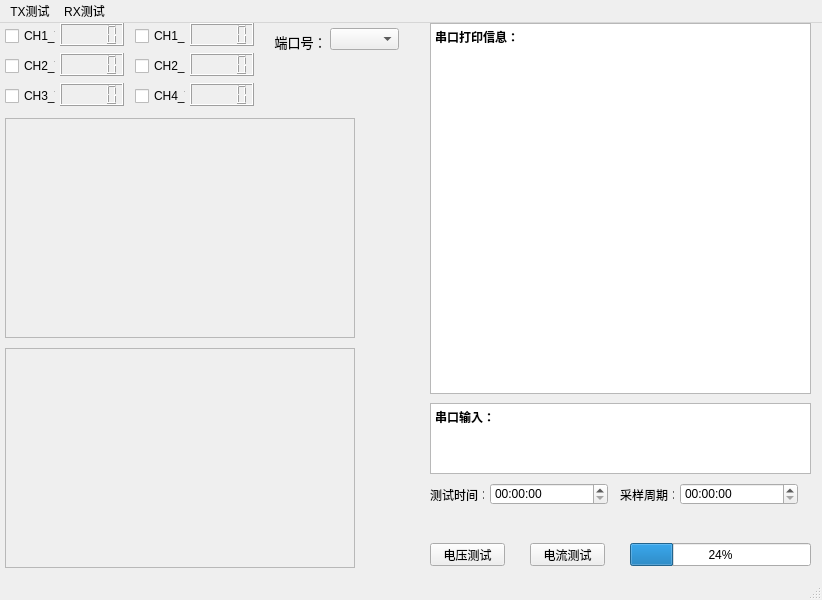
<?xml version="1.0" encoding="UTF-8"?>
<ui version="4.0">
 <class>MainWindow</class>
 <widget class="QMainWindow" name="MainWindow">
  <property name="windowModality">
   <enum>Qt::ApplicationModal</enum>
  </property>
  <property name="geometry">
   <rect>
    <x>0</x>
    <y>0</y>
    <width>822</width>
    <height>600</height>
   </rect>
  </property>
  <property name="windowTitle">
   <string>APP</string>
  </property>
  <widget class="QWidget" name="centralwidget">
   <widget class="QLCDNumber" name="Vin">
    <property name="geometry">
     <rect>
      <x>60</x>
      <y>0</y>
      <width>64</width>
      <height>23</height>
     </rect>
    </property>
   </widget>
   <widget class="QLCDNumber" name="Iin">
    <property name="geometry">
     <rect>
      <x>190</x>
      <y>0</y>
      <width>64</width>
      <height>23</height>
     </rect>
    </property>
   </widget>
   <widget class="QLCDNumber" name="Vout">
    <property name="geometry">
     <rect>
      <x>60</x>
      <y>30</y>
      <width>64</width>
      <height>23</height>
     </rect>
    </property>
   </widget>
   <widget class="QLCDNumber" name="Iout">
    <property name="geometry">
     <rect>
      <x>190</x>
      <y>30</y>
      <width>64</width>
      <height>23</height>
     </rect>
    </property>
   </widget>
   <widget class="QFrame" name="frame_vi_t">
    <property name="geometry">
     <rect>
      <x>5</x>
      <y>95</y>
      <width>350</width>
      <height>220</height>
     </rect>
    </property>
    <property name="frameShape">
     <enum>QFrame::StyledPanel</enum>
    </property>
    <property name="frameShadow">
     <enum>QFrame::Raised</enum>
    </property>
   </widget>
   <widget class="QFrame" name="frame_p_t">
    <property name="geometry">
     <rect>
      <x>5</x>
      <y>325</y>
      <width>350</width>
      <height>220</height>
     </rect>
    </property>
    <property name="frameShape">
     <enum>QFrame::StyledPanel</enum>
    </property>
    <property name="frameShadow">
     <enum>QFrame::Raised</enum>
    </property>
   </widget>
   <widget class="QPushButton" name="pushButton">
    <property name="geometry">
     <rect>
      <x>530</x>
      <y>520</y>
      <width>75</width>
      <height>23</height>
     </rect>
    </property>
    <property name="text">
     <string>电流测试</string>
    </property>
   </widget>
   <widget class="QPushButton" name="pushButton_2">
    <property name="geometry">
     <rect>
      <x>430</x>
      <y>520</y>
      <width>75</width>
      <height>23</height>
     </rect>
    </property>
    <property name="text">
     <string>电压测试</string>
    </property>
   </widget>
   <widget class="QComboBox" name="comboBox">
    <property name="geometry">
     <rect>
      <x>330</x>
      <y>5</y>
      <width>69</width>
      <height>22</height>
     </rect>
    </property>
   </widget>
   <widget class="QLCDNumber" name="Vout_2">
    <property name="geometry">
     <rect>
      <x>60</x>
      <y>60</y>
      <width>64</width>
      <height>23</height>
     </rect>
    </property>
   </widget>
   <widget class="QLCDNumber" name="Vout_3">
    <property name="geometry">
     <rect>
      <x>190</x>
      <y>60</y>
      <width>64</width>
      <height>23</height>
     </rect>
    </property>
   </widget>
   <widget class="QLabel" name="label">
    <property name="geometry">
     <rect>
      <x>270</x>
      <y>8</y>
      <width>61</width>
      <height>22</height>
     </rect>
    </property>
    <property name="text">
     <string>&lt;html&gt;&lt;head/&gt;&lt;body&gt;&lt;p align=&quot;center&quot;&gt;&lt;span style=&quot; font-size:10pt;&quot;&gt;端口号：&lt;/span&gt;&lt;/p&gt;&lt;/body&gt;&lt;/html&gt;</string>
    </property>
   </widget>
   <widget class="QCheckBox" name="checkBox">
    <property name="geometry">
     <rect>
      <x>5</x>
      <y>5</y>
      <width>51</width>
      <height>16</height>
     </rect>
    </property>
    <property name="text">
     <string>CH1_V</string>
    </property>
   </widget>
   <widget class="QCheckBox" name="checkBox_2">
    <property name="geometry">
     <rect>
      <x>5</x>
      <y>35</y>
      <width>51</width>
      <height>16</height>
     </rect>
    </property>
    <property name="text">
     <string>CH2_V</string>
    </property>
   </widget>
   <widget class="QCheckBox" name="checkBox_3">
    <property name="geometry">
     <rect>
      <x>5</x>
      <y>65</y>
      <width>51</width>
      <height>16</height>
     </rect>
    </property>
    <property name="text">
     <string>CH3_V</string>
    </property>
   </widget>
   <widget class="QCheckBox" name="checkBox_4">
    <property name="geometry">
     <rect>
      <x>135</x>
      <y>5</y>
      <width>51</width>
      <height>16</height>
     </rect>
    </property>
    <property name="text">
     <string>CH1_I</string>
    </property>
   </widget>
   <widget class="QCheckBox" name="checkBox_5">
    <property name="geometry">
     <rect>
      <x>135</x>
      <y>35</y>
      <width>51</width>
      <height>16</height>
     </rect>
    </property>
    <property name="text">
     <string>CH2_I</string>
    </property>
   </widget>
   <widget class="QCheckBox" name="checkBox_6">
    <property name="geometry">
     <rect>
      <x>135</x>
      <y>65</y>
      <width>51</width>
      <height>16</height>
     </rect>
    </property>
    <property name="text">
     <string>CH4_V</string>
    </property>
   </widget>
   <widget class="QProgressBar" name="progressBar">
    <property name="geometry">
     <rect>
      <x>630</x>
      <y>520</y>
      <width>181</width>
      <height>23</height>
     </rect>
    </property>
    <property name="value">
     <number>24</number>
    </property>
   </widget>
   <widget class="QTextBrowser" name="textBrowser">
    <property name="geometry">
     <rect>
      <x>430</x>
      <y>0</y>
      <width>381</width>
      <height>371</height>
     </rect>
    </property>
    <property name="html">
     <string>&lt;!DOCTYPE HTML PUBLIC &quot;-//W3C//DTD HTML 4.0//EN&quot; &quot;http://www.w3.org/TR/REC-html40/strict.dtd&quot;&gt;
&lt;html&gt;&lt;head&gt;&lt;meta name=&quot;qrichtext&quot; content=&quot;1&quot; /&gt;&lt;style type=&quot;text/css&quot;&gt;
p, li { white-space: pre-wrap; }
&lt;/style&gt;&lt;/head&gt;&lt;body style=&quot; font-family:'SimSun'; font-size:9pt; font-weight:400; font-style:normal;&quot;&gt;
&lt;p style=&quot; margin-top:0px; margin-bottom:0px; margin-left:0px; margin-right:0px; -qt-block-indent:0; text-indent:0px;&quot;&gt;&lt;span style=&quot; font-weight:600;&quot;&gt;串口打印信息：&lt;/span&gt;&lt;/p&gt;&lt;/body&gt;&lt;/html&gt;</string>
    </property>
   </widget>
   <widget class="QTextEdit" name="textEdit">
    <property name="geometry">
     <rect>
      <x>430</x>
      <y>380</y>
      <width>381</width>
      <height>71</height>
     </rect>
    </property>
    <property name="html">
     <string>&lt;!DOCTYPE HTML PUBLIC &quot;-//W3C//DTD HTML 4.0//EN&quot; &quot;http://www.w3.org/TR/REC-html40/strict.dtd&quot;&gt;
&lt;html&gt;&lt;head&gt;&lt;meta name=&quot;qrichtext&quot; content=&quot;1&quot; /&gt;&lt;style type=&quot;text/css&quot;&gt;
p, li { white-space: pre-wrap; }
&lt;/style&gt;&lt;/head&gt;&lt;body style=&quot; font-family:'SimSun'; font-size:9pt; font-weight:400; font-style:normal;&quot;&gt;
&lt;p style=&quot; margin-top:0px; margin-bottom:0px; margin-left:0px; margin-right:0px; -qt-block-indent:0; text-indent:0px;&quot;&gt;&lt;span style=&quot; font-weight:600;&quot;&gt;串口输入：&lt;/span&gt;&lt;/p&gt;&lt;/body&gt;&lt;/html&gt;</string>
    </property>
   </widget>
   <widget class="QTimeEdit" name="trigtime">
    <property name="geometry">
     <rect>
      <x>680</x>
      <y>460</y>
      <width>118</width>
      <height>22</height>
     </rect>
    </property>
   </widget>
   <widget class="QTimeEdit" name="testtime">
    <property name="geometry">
     <rect>
      <x>490</x>
      <y>460</y>
      <width>118</width>
      <height>22</height>
     </rect>
    </property>
   </widget>
   <widget class="QLabel" name="label_2">
    <property name="geometry">
     <rect>
      <x>430</x>
      <y>461</y>
      <width>54</width>
      <height>22</height>
     </rect>
    </property>
    <property name="text">
     <string>测试时间：</string>
    </property>
   </widget>
   <widget class="QLabel" name="label_3">
    <property name="geometry">
     <rect>
      <x>620</x>
      <y>461</y>
      <width>54</width>
      <height>22</height>
     </rect>
    </property>
    <property name="text">
     <string>采样周期：</string>
    </property>
   </widget>
   <zorder>textBrowser</zorder>
   <zorder>Vin</zorder>
   <zorder>Iin</zorder>
   <zorder>Vout</zorder>
   <zorder>Iout</zorder>
   <zorder>frame_vi_t</zorder>
   <zorder>frame_p_t</zorder>
   <zorder>pushButton</zorder>
   <zorder>pushButton_2</zorder>
   <zorder>comboBox</zorder>
   <zorder>Vout_2</zorder>
   <zorder>Vout_3</zorder>
   <zorder>label</zorder>
   <zorder>checkBox</zorder>
   <zorder>checkBox_2</zorder>
   <zorder>checkBox_3</zorder>
   <zorder>checkBox_4</zorder>
   <zorder>checkBox_5</zorder>
   <zorder>checkBox_6</zorder>
   <zorder>progressBar</zorder>
   <zorder>textEdit</zorder>
   <zorder>trigtime</zorder>
   <zorder>testtime</zorder>
   <zorder>label_2</zorder>
   <zorder>label_3</zorder>
  </widget>
  <widget class="QMenuBar" name="menubar">
   <property name="geometry">
    <rect>
     <x>0</x>
     <y>0</y>
     <width>822</width>
     <height>23</height>
    </rect>
   </property>
   <widget class="QMenu" name="menuTX">
    <property name="title">
     <string>TX测试</string>
    </property>
    <addaction name="action_4"/>
    <addaction name="actiond"/>
   </widget>
   <widget class="QMenu" name="menuRX">
    <property name="title">
     <string>RX测试</string>
    </property>
    <addaction name="separator"/>
    <addaction name="actionchongdian"/>
    <addaction name="action1"/>
    <addaction name="action2"/>
    <addaction name="action3"/>
    <addaction name="action4"/>
    <addaction name="action5"/>
    <addaction name="action5_2"/>
   </widget>
   <addaction name="menuTX"/>
   <addaction name="menuRX"/>
  </widget>
  <widget class="QStatusBar" name="statusbar"/>
  <action name="actionchongdian">
   <property name="text">
    <string>匹配测试 </string>
   </property>
  </action>
  <action name="action_4">
   <property name="text">
    <string>充电周期</string>
   </property>
  </action>
  <action name="actiond">
   <property name="text">
    <string>匹配测试</string>
   </property>
  </action>
  <action name="action1">
   <property name="text">
    <string>充电稳定性测试</string>
   </property>
  </action>
  <action name="action2">
   <property name="text">
    <string>动态带载测试</string>
   </property>
  </action>
  <action name="action3">
   <property name="text">
    <string>负载升降测试</string>
   </property>
  </action>
  <action name="action4">
   <property name="text">
    <string>负载ON/OFF测试</string>
   </property>
  </action>
  <action name="action5">
   <property name="text">
    <string>带载启动测试</string>
   </property>
  </action>
  <action name="action5_2">
   <property name="text">
    <string>输入电源开关测试</string>
   </property>
  </action>
  <action name="action5_3">
   <property name="text">
    <string>5</string>
   </property>
  </action>
  <action name="action6">
   <property name="text">
    <string>6</string>
   </property>
  </action>
  <action name="action7">
   <property name="text">
    <string>7</string>
   </property>
  </action>
 </widget>
 <resources/>
 <connections/>
</ui>
